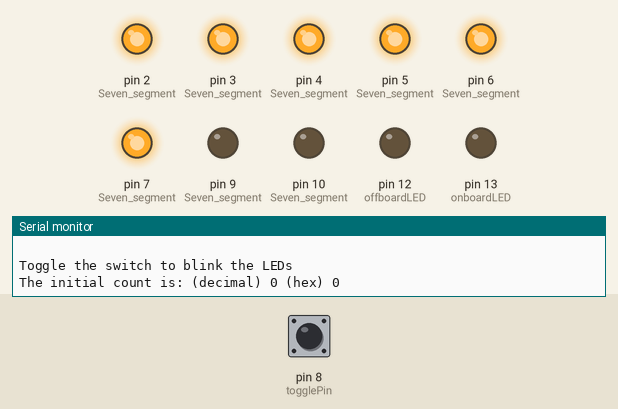
The sketch below on a simulated Arduino Uno, built with avr-gcc and run on an emulated ATmega328P. On the bench: output pins drawn as LEDs (lit = HIGH), the last lines printed to the serial monitor. Dashed ring = blinking. Inputs (shaded band) come from the test bench; at power-on: pin 8 (togglePin) LOW.

Above: at 1.3 s.
1.4 s: pin 8 (togglePin) driven HIGH
At 2.5 s:
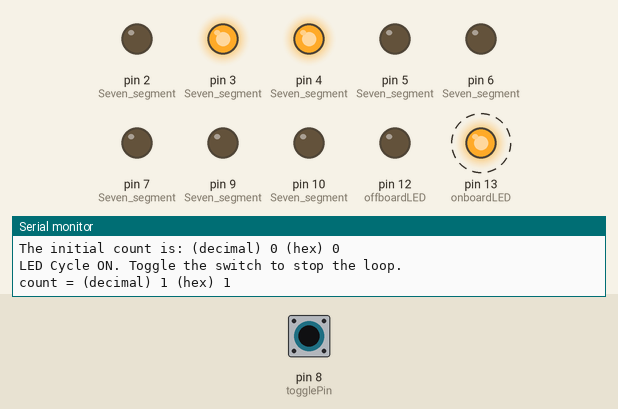
4.4 s: pin 8 (togglePin) driven LOW
At 5.4 s:
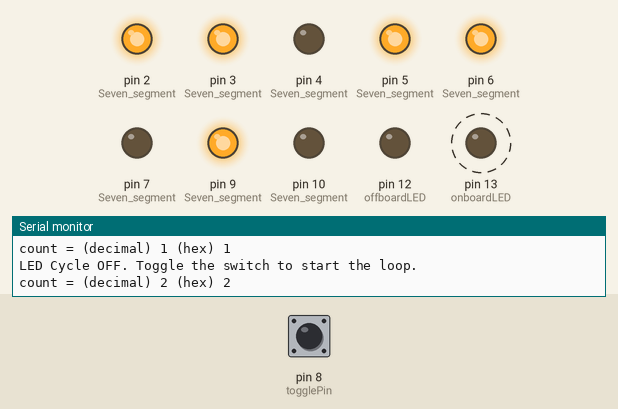
6.4 s: pin 8 (togglePin) driven HIGH
At 7.5 s:
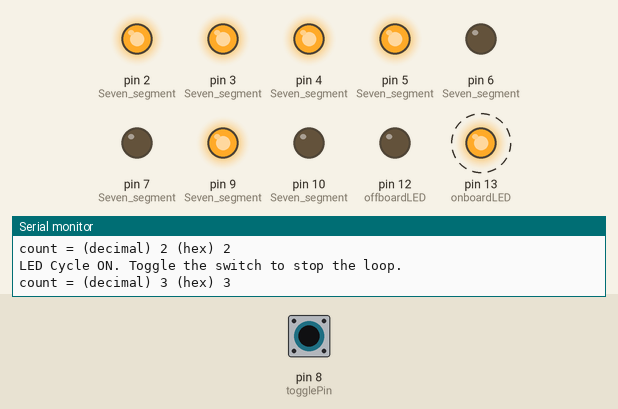
9.4 s: pin 8 (togglePin) driven LOW
At 10.4 s:
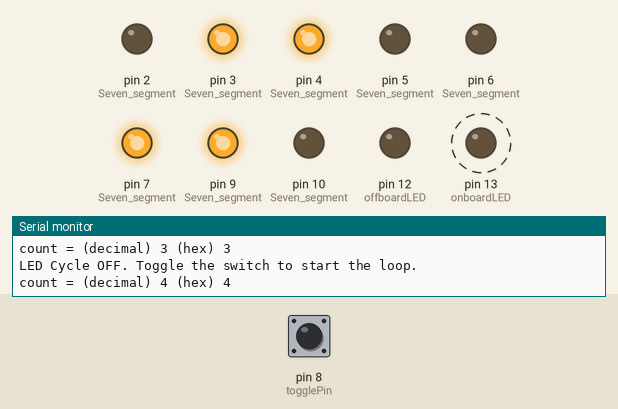
11.4 s: pin 8 (togglePin) driven HIGH
At 12.5 s:
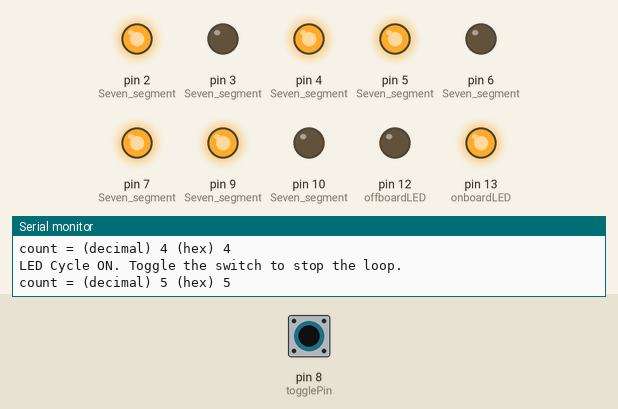
14.4 s: pin 8 (togglePin) pulsed LOW 5 times (0.12 s each, 0.3 s apart)
At 17.1 s:
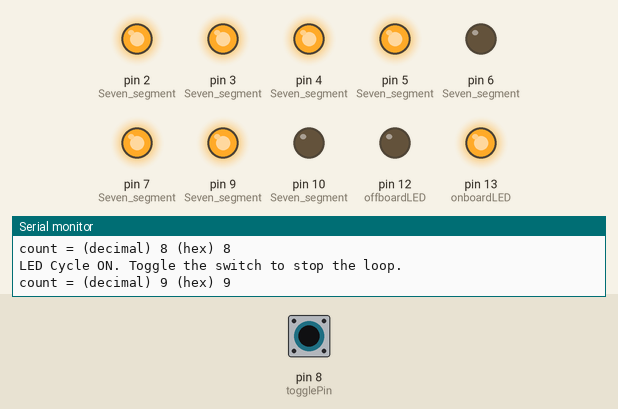
Timing chart, 0 to 18.4 s (numbered marks = the images above; inputs shaded):
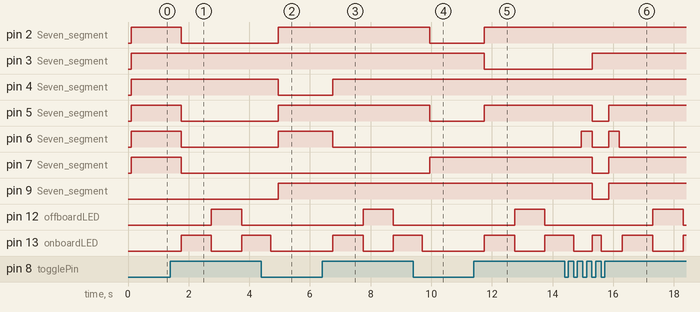

The sketch:

seven_segment.ino
```cpp
/*
 *
 *
            Description:
            In this program LEDs will be toggled using a switch. The count of state changes recorded by toggle switch will be
            recorded and displayed with no rollover in decimal and rollover in hexidecimal. A seven segment display will show
            the number of times the switch was toggled with rollover.
 *
 *
 */

//Setup loop that initializes the program, serial monitor and some pinouts
void setup() {

  Serial.setTimeout(50);  // Makes the LEDs turn off faster
  Serial.begin(115200);   // Sets Baud Rate (bps) to 115200

  delay(100);             // Protects against garbage characters upon upload
  pinMode(2,OUTPUT);      //Seven segment 'a' diode for common cathode (part #5161AG-1)
  pinMode(3,OUTPUT);      //Seven segment 'b' ..
  pinMode(4,OUTPUT);      //Seven segment 'c' ..
  pinMode(5,OUTPUT);      //Seven segment 'd' ..
  pinMode(6,OUTPUT);      //Seven segment 'e' ..
  pinMode(7,OUTPUT);      //Seven segment 'f' ..
  pinMode(9,OUTPUT);      //Seven segment 'g' ..
  pinMode(10,OUTPUT);     //Seven segment '.' ..

  while (! Serial);                // The progam will wait until the serial is ready
  for(int i = 0; i <= 35; i++) {   // Printing new lines to get rid of trash charaters in the serial monitor
        Serial.println(" ");
    }

  // Once clean & ready, prompt user with instructions & initial count:
  Serial.println("Toggle the switch to blink the LEDs");
  Serial.println("The initial count is: (decimal) 0 (hex) 0");
}

//Main function of code that preforms the desired objectives described in the Assignment Description.
void loop() {
  // These variables are used to read the user input, store the blink rate of the LEDs, and store the current state of the LEDs.
  int togglePin = 8;                // Toggle switch pin number
  int toggleState = LOW;            // Toggle switch set to LOW
  int stateChangeCount = 0;         // Primary change of state count - used for no rollover cases
  int rollCount = 0;                // Secondary change of state count - used for rollover cases.
  int previousState = LOW;          // Records last state of toggle switch
  int flag = 0 ;                    // A flag to determine initial switch state
  int offboardLED = 12;             // Off-board LED pin setting.
  int onboardLED  = LED_BUILTIN;    // On-board LED pin setting.
  int ledState1   = LOW;            // The inital state of the off-board LED.
  int ledState2   = LOW;            // The inital state of the on-board LED.
  long onTime     = 1000;           // The milliseconds of on-time for the on-board LED.
  long offTime    = 1000;           // The milliseconds of off-time for the on-board LED.
  unsigned long previousTime = 0;   // This variable will store last time the state machine was updated
  pinMode(offboardLED, OUTPUT);     // Sets the offboard digital led as an output
  pinMode(onboardLED,  OUTPUT);     // Sets the onboard digital pin as an output
  pinMode(togglePin, INPUT);        // Sets the offboard digital pin as an input

  displayCount(rollCount);  // Initializes the seven segment display to the desired number '0' through check function

  toggleState = digitalRead(togglePin); // Records the current state of the toggle switch
  previousState = toggleState;          // stores the previous state as the current state for first iteration

    //initial while loop to blink the LEDs based on switch condition (if switch high but state has not changed etc..)
    while(toggleState != LOW) {                     // Condition to end loop if toggled OFF
      unsigned long currentTime = millis();         // Storage of LED cycle time data
      toggleState = digitalRead(togglePin);
        /* On-board LED */
        if((ledState2 == HIGH) && (currentTime - previousTime >= onTime)) {
          ledState1 = HIGH;                         // Turn on-board LED on
          ledState2 = LOW;                          // Turn off-board LED off
          previousTime = currentTime;               // Remember the time when the LEDs were turned on/off
          digitalWrite(offboardLED, ledState1);     // Update the off-board LED's state
          digitalWrite(onboardLED, ledState2);      // Update the on-board LED's state
        }
        else if ((ledState2 == LOW) && (currentTime - previousTime >= offTime)) {
          ledState1 = LOW;                          // Turn on-board LED off
          ledState2 = HIGH;                         // Turn off-board LED on
          previousTime = currentTime;               // Remember the time when the LEDs were turned on/off
          digitalWrite(offboardLED, ledState1);     // Update the off-board LED's state
          digitalWrite(onboardLED, ledState2);      // Update the on-board LED's state
        }
      displayCount(rollCount);  // Update the seven segment display
      flag = 1;                // Set flag to one to indicate switch state change
    }
  ledState1 = LOW;
  ledState2 = LOW;
  digitalWrite(offboardLED, ledState1);         // Update the off-board LED's state LOW
  digitalWrite(onboardLED, ledState2);          // Update the on-board LED's state LOW

    while(1) {
    //if the switch is high before the state is changed, update the state
      if(flag == 1) {
        rollCount++;                  // Increment the no-rollover statecount
        stateChangeCount++;           // Increment the rollover statecount
        displayCount(rollCount);       // Update the seven segment display
        flag = 0;                     // Flag reset

        Serial.println("\nLED Cycle OFF. Toggle the switch to start the loop.");
        Serial.print("count = ");
        Serial.print("(decimal) ");
        Serial.print(stateChangeCount); //prints the rollover statecount
        Serial.print(" (hex) ");
        Serial.print(rollCount, HEX);   //prints the no-rollover statecount in HEX
      }

      previousState = toggleState;
      toggleState = digitalRead(togglePin);

      if(toggleState == HIGH && previousState != HIGH) { delay(300); } //Protect against switch bounce

        if(toggleState == HIGH && previousState != HIGH) {             // When switch is ON condition..

          delay(50);

          previousState = HIGH;
          stateChangeCount++;
          Serial.println("\nLED Cycle ON. Toggle the switch to stop the loop.");
          Serial.print("count = ");
          Serial.print("(decimal) ");
          Serial.print(stateChangeCount); //prints the rollover statecount
          Serial.print(" (hex) ");
          rollCount++;
            if(rollCount >= 16){          //if the count >= 16 roll
              rollCount = 0;
            }
          Serial.print(rollCount, HEX);     //prints the no-rollover statecount in HEX

            while(toggleState != LOW) {                   // Blinks the LED
              unsigned long currentTime = millis();       // Storage of LED cycle time data
              toggleState = digitalRead(togglePin);       // Reads switch

              /* On-board LED */
              if((ledState2 == HIGH) && (currentTime - previousTime >= onTime))
              {
                ledState1 = HIGH;                         // Turn on-board LED on
                ledState2 = LOW;                          // Turn off-board LED off
                previousTime = currentTime;               // Remember the time when the LEDs were turned on/off
                digitalWrite(offboardLED, ledState1);     // Update the off-board LED's state
                digitalWrite(onboardLED, ledState2);      // Update the on-board LED's state
              }
              else if ((ledState2 == LOW) && (currentTime - previousTime >= offTime))
              {
                ledState1 = LOW;                          // Turn on-board LED off
                ledState2 = HIGH;                         // Turn off-board LED on
                previousTime = currentTime;               // Remember the time when the LEDs were turned on/off
                digitalWrite(offboardLED, ledState1);     // Update the off-board LED's state
                digitalWrite(onboardLED, ledState2);      // Update the on-board LED's state
              }
            displayCount(rollCount); // Update the seven segment display
          }
        }

        if(toggleState == LOW && previousState != LOW) { delay(300); }

          if(toggleState == LOW && previousState != LOW) {
            ledState1 = LOW;
            ledState2 = LOW;
            digitalWrite(offboardLED, ledState1);         // Update the off-board LED's state
            digitalWrite(onboardLED, ledState2);          // Update the on-board LED's state

          if(previousState == HIGH && toggleState == LOW) {
            delay(250);
            stateChangeCount++;
            Serial.println("\nLED Cycle OFF. Toggle the switch to start the loop.");
            Serial.print("count = ");
            Serial.print("(decimal) ");
            Serial.print(stateChangeCount); // norollover
            Serial.print(" (hex) ");
            previousState = LOW;
            rollCount++;
            if(rollCount >=16){ //checks rollover
            rollCount = 0;
            }
          Serial.print(rollCount, HEX); //prints in hex
          displayCount(rollCount); //displays number
        }
      }
    }
  }


// This function will take in an interger value and display the value on the seven segment display
void displayCount(int rollCount1) {

   if(rollCount1 == 0){ //displays zero
      digitalWrite(2, HIGH);
      digitalWrite(3, HIGH);
      digitalWrite(4, HIGH);
      digitalWrite(5, HIGH);
      digitalWrite(6, HIGH);
      digitalWrite(7, HIGH);
      digitalWrite(9, LOW);
      digitalWrite(10, LOW);
    }
    if(rollCount1 == 1){ //displays one
       digitalWrite(2, LOW);
       digitalWrite(3, HIGH);
       digitalWrite(4, HIGH);
       digitalWrite(5, LOW);
       digitalWrite(6, LOW);
       digitalWrite(7, LOW);
       digitalWrite(9, LOW);
    }
    if(rollCount1 == 2) { //displays two
      digitalWrite(2, HIGH);
      digitalWrite(3, HIGH);
      digitalWrite(4, LOW);
      digitalWrite(5, HIGH);
      digitalWrite(6, HIGH);
      digitalWrite(7, LOW);
      digitalWrite(9, HIGH);
    }
    if(rollCount1 == 3) { //displays three
      digitalWrite(2, HIGH);
      digitalWrite(3, HIGH);
      digitalWrite(4, HIGH);
      digitalWrite(5, HIGH);
      digitalWrite(6, LOW);
      digitalWrite(7, LOW);
      digitalWrite(9, HIGH);
    }
    if(rollCount1 == 4) { //displays four
      digitalWrite(2, LOW);
      digitalWrite(3, HIGH);
      digitalWrite(4, HIGH);
      digitalWrite(5, LOW);
      digitalWrite(6, LOW);
      digitalWrite(7, HIGH);
      digitalWrite(9, HIGH);
    }
    if(rollCount1 == 5) { //displays five
      digitalWrite(2, HIGH);
      digitalWrite(3, LOW);
      digitalWrite(4, HIGH);
      digitalWrite(5, HIGH);
      digitalWrite(6, LOW);
      digitalWrite(7, HIGH);
      digitalWrite(9, HIGH);
    }
    if(rollCount1 == 6) { //displays six
      digitalWrite(2, HIGH);
      digitalWrite(3, LOW);
      digitalWrite(4, HIGH);
      digitalWrite(5, HIGH);
      digitalWrite(6, HIGH);
      digitalWrite(7, HIGH);
      digitalWrite(9, HIGH);
    }
    if(rollCount1 == 7) { //displays seven
      digitalWrite(2, HIGH);
      digitalWrite(3, HIGH);
      digitalWrite(4, HIGH);
      digitalWrite(5, LOW);
      digitalWrite(6, LOW);
      digitalWrite(7, LOW);
      digitalWrite(9, LOW);
    }
    if(rollCount1 == 8) { //displays eight
      digitalWrite(2, HIGH);
      digitalWrite(3, HIGH);
      digitalWrite(4, HIGH);
      digitalWrite(5, HIGH);
      digitalWrite(6, HIGH);
      digitalWrite(7, HIGH);
      digitalWrite(9, HIGH);
    }
    if(rollCount1 == 9) { //displays nine
      digitalWrite(2, HIGH);
      digitalWrite(3, HIGH);
      digitalWrite(4, HIGH);
      digitalWrite(5, HIGH);
      digitalWrite(6, LOW);
      digitalWrite(7, HIGH);
      digitalWrite(9, HIGH);
    }
    if(rollCount1 == 10) { //displays A.
      digitalWrite(2, HIGH);
      digitalWrite(3, HIGH);
      digitalWrite(4, HIGH);
      digitalWrite(5, LOW);
      digitalWrite(6, HIGH);
      digitalWrite(7, HIGH);
      digitalWrite(9, HIGH);
      digitalWrite(10, HIGH);
    }
    if(rollCount1 == 11) { //displays b.
      digitalWrite(2, LOW);
      digitalWrite(3, LOW);
      digitalWrite(4, HIGH);
      digitalWrite(5, HIGH);
      digitalWrite(6, HIGH);
      digitalWrite(7, HIGH);
      digitalWrite(9, HIGH);
      digitalWrite(10, HIGH);
    }
    if(rollCount1 == 12) { //displays C.
      digitalWrite(2, HIGH);
      digitalWrite(3, LOW);
      digitalWrite(4, LOW);
      digitalWrite(5, HIGH);
      digitalWrite(6, HIGH);
      digitalWrite(7, HIGH);
      digitalWrite(9, LOW);
      digitalWrite(10, HIGH);
    }
    if(rollCount1 == 13) { //displays d.
      digitalWrite(2, LOW);
      digitalWrite(3, HIGH);
      digitalWrite(4, HIGH);
      digitalWrite(5, HIGH);
      digitalWrite(6, HIGH);
      digitalWrite(7, LOW);
      digitalWrite(9, HIGH);
      digitalWrite(10, HIGH);
    }
    if(rollCount1 == 14) { //displays E.
      digitalWrite(2, HIGH);
      digitalWrite(3, LOW);
      digitalWrite(4, LOW);
      digitalWrite(5, HIGH);
      digitalWrite(6, HIGH);
      digitalWrite(7, HIGH);
      digitalWrite(9, HIGH);
      digitalWrite(10, HIGH);
    }
    if(rollCount1 == 15) { //displays F.
      digitalWrite(2, HIGH);
      digitalWrite(3, LOW);
      digitalWrite(4, LOW);
      digitalWrite(5, LOW);
      digitalWrite(6, HIGH);
      digitalWrite(7, HIGH);
      digitalWrite(9, HIGH);
      digitalWrite(10, HIGH);
    }
   return;
 }
```

Measured:
- after the input at 1.4 s, pin 2 (Seven_segment), pin 5 (Seven_segment), pin 6 (Seven_segment), pin 7 (Seven_segment): HIGH → LOW after 0.35 s; pin 12 (offboardLED): LOW → HIGH after 1.4 s, → LOW 1.0 s later; pin 13 (onboardLED): LOW → HIGH after 0.35 s, → LOW 1.0 s later, → HIGH 1.0 s later
- after the input at 4.4 s, pin 2 (Seven_segment), pin 5 (Seven_segment), pin 6 (Seven_segment), pin 9 (Seven_segment): LOW → HIGH after 0.55 s; pin 4 (Seven_segment): HIGH → LOW after 0.55 s; pin 12 (offboardLED): stays LOW (without the input it goes to HIGH after 0.35 s)
- after the input at 6.4 s, pin 4 (Seven_segment): LOW → HIGH after 0.35 s; pin 6 (Seven_segment): HIGH → LOW after 0.35 s; pin 12 (offboardLED): LOW → HIGH after 1.4 s, → LOW 1.0 s later; pin 13 (onboardLED): LOW → HIGH after 0.35 s, → LOW 1.0 s later, → HIGH 1.0 s later
- after the input at 9.4 s, pin 2 (Seven_segment), pin 5 (Seven_segment): HIGH → LOW after 0.55 s; pin 7 (Seven_segment): LOW → HIGH after 0.55 s; pin 12 (offboardLED): stays LOW (without the input it goes to HIGH after 0.35 s)
- after the input at 11.4 s, pin 2 (Seven_segment), pin 5 (Seven_segment): LOW → HIGH after 0.35 s; pin 3 (Seven_segment): HIGH → LOW after 0.35 s; pin 12 (offboardLED): LOW → HIGH after 1.4 s, → LOW 1.0 s later; pin 13 (onboardLED): LOW → HIGH after 0.35 s, → LOW 1.0 s later, → HIGH 1.0 s later
- after the input at 14.4 s, pin 3 (Seven_segment): LOW → HIGH after 0.90 s; pin 5 (Seven_segment), pin 7 (Seven_segment), pin 9 (Seven_segment): HIGH → LOW after 0.90 s, → HIGH 0.55 s later; pin 6 (Seven_segment): alternates HIGH for 0.35 s and LOW for 0.55 s, 4 changes in all, then stays LOW, starting after 0.55 s
